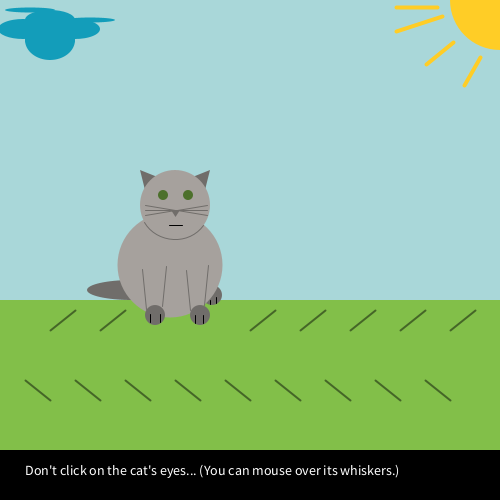
Frame 1 (no input)
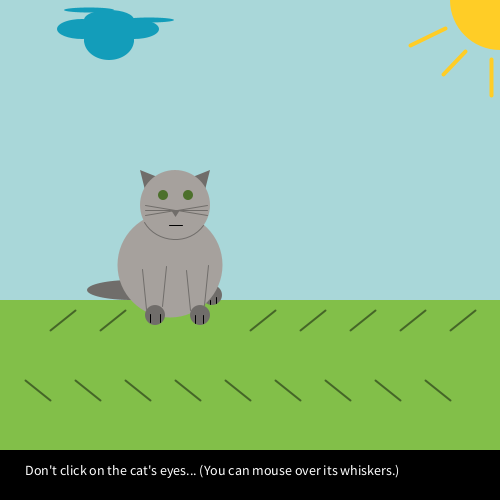
Frame 60 (the mouse pressed at the canvas centre just before this capture)
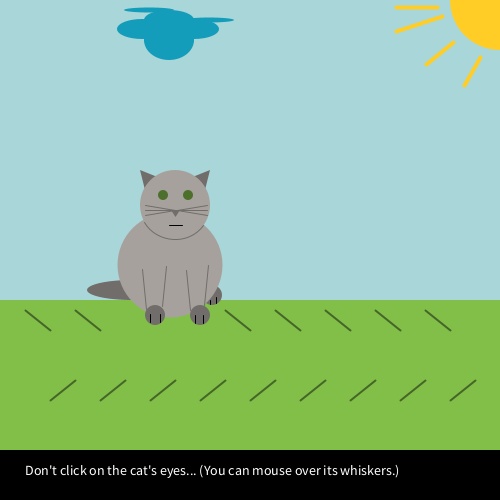
Frame 120 (the mouse held since frame 60 and released just before this capture)

The Processing sketch that drew these frames (run headless with seeded random() and noise(); from frame 60 on, the mouse is pressed at the canvas centre):

// Processing sketch: processing_182691
// ── processing_182691.pde

int cloudX1 = 23, cloudX2 = 75, cloudX3 = 50, cloudX4 = 50, cloudX5 = 50, cloudX6 = 90, cloudX7 = 30;

int grassX11 = 25, grassX12 = 75, grassX13 = 125, grassX14 = 175, grassX15 = 225, grassX16 = 275, grassX17 = 325, grassX18 = 375, grassX19 = 425;
int grassX21 = 75, grassX22 = 125, grassX23 = 175, grassX24 = 225, grassX25 = 275, grassX26 = 325, grassX27 = 375, grassX28 = 425, grassX29 = 475;

int rand;

int switchVar = 0;

void setup() { 
  size(500, 500);
  frameRate(4); 
}

void draw() {
  
  background(#A9D7D9);
  
  // cloud
  noStroke();
  fill(#139DBA);
  ellipse(cloudX1, 29, 50, 20);
  ellipse(cloudX2, 29, 50, 20);
  ellipse(cloudX3, 40, 50, 20);
  ellipse(cloudX4, 40, 50, 40);
  ellipse(cloudX5, 20, 50, 20);
  ellipse(cloudX6, 20, 50, 5);
  ellipse(cloudX7, 10, 50, 5);
  if (cloudX1 < 500) {
  cloudX1 += 1;
  cloudX2 += 1;
  cloudX3 += 1;
  cloudX4 += 1;
  cloudX5 += 1;
  cloudX6 += 1;
  cloudX7 += 1;
  }
  else {
    cloudX1 = 23;
    cloudX2 = 75;
    cloudX3 = 50;
    cloudX4 = 50;
    cloudX5 = 50;
    cloudX6 = 90;
    cloudX7 = 30;
  }
    
  // grass
  noStroke();
  fill(#82BF49);
  rect(0, 300, 500, 200);
  stroke(#456627);
  strokeWeight(2);
  rand = floor(random(2));
  switch(rand) {
    case 0:
      line(50, 400, grassX21, 380);
      line(100, 400, grassX22, 380);
      line(150, 400, grassX23, 380);
      line(200, 400, grassX24, 380);
      line(250, 400, grassX25, 380);
      line(300, 400, grassX26, 380);
      line(350, 400, grassX27, 380);
      line(400, 400, grassX28, 380);
      line(450, 400, grassX29, 380);
      line(50, 330, grassX11, 310);
      line(100, 330, grassX12, 310);
      line(250, 330, grassX15, 310);
      line(300, 330, grassX16, 310);
      line(350, 330, grassX17, 310);
      line(400, 330, grassX18, 310);
      line(450, 330, grassX19, 310);
    break;
    case 1:
      line(50, 400, grassX11, 380);
      line(100, 400, grassX12, 380);
      line(150, 400, grassX13, 380);
      line(200, 400, grassX14, 380);
      line(250, 400, grassX15, 380);
      line(300, 400, grassX16, 380);
      line(350, 400, grassX17, 380);
      line(400, 400, grassX18, 380);
      line(450, 400, grassX19, 380);
      line(50, 330, grassX21, 310);
      line(100, 330, grassX22, 310);
      line(250, 330, grassX25, 310);
      line(300, 330, grassX26, 310);
      line(350, 330, grassX27, 310);
      line(400, 330, grassX28, 310);
      line(450, 330, grassX29, 310);
    break;
  }

  // sun
  noStroke();
  fill(#FFCD26);
  arc(500, 0, 100, 100, PI/2, PI);
  stroke(#FFCD26);
  strokeWeight(4);
  rand = floor(random(2));
  switch(rand) {
    case 0:
      line(437, 7, 396, 7);
      line(442, 16, 396, 31);
      line(453, 42, 426, 64);
      line(480, 57, 464, 85);
      break;
    case 1:
      line(445, 28, 410, 45);
      line(465, 51, 443, 74);
      line(491, 59, 491, 95);
      break;
  }
  
  // cat
    // left back paw
    noStroke();
    fill(#706D6A);
    ellipse(212, 295, 20, 20);
    stroke(0);
    strokeWeight(1);
    line(210, 304, 210, 300);
    line(216, 303, 216, 297);
    
    // tail
    noStroke();
    fill(#706D6A);
    ellipse(132, 290, 90, 20);
    
    // body
    noStroke();
    fill(#A6A19D);
    ellipse(170, 265, 105, 105);
    
    // ears 
    noStroke();
    fill(#706D6A);
    triangle(145, 190, 140, 170, 165, 180);
    triangle(205, 190, 210, 170, 185, 180);
    
    // head
    noStroke();
    fill(#A6A19D);
    ellipse(175, 205, 70, 70);
    stroke(#706D6A);
    strokeWeight(1);
    arc(175, 205, 70, 70, PI/5, PI * 5/6);
    
    // eyes
    noStroke();
    fill(#4C702B);
    ellipse(163, 195, 10, 10);
    ellipse(188, 195, 10, 10);
    if (pow(mouseX - 163, 2) + pow(mouseY - 195, 2) == 100) {
      mouseClicked();
    }
    else if (pow(mouseX - 188, 2) + pow(mouseY - 195, 2) == 100) {
      mouseClicked();
    }
    
    // nose
    noStroke();
    fill(#706D6A);
    triangle(175.5, 217, 171, 210, 180, 210);
    
    // whiskers
    stroke(#706D6A);
    strokeWeight(1);
    if (mouseX >= 145 && mouseX <= 175 && mouseY >= 205 && mouseY <= 210) {
      line(175, 210, 145, 200);     
      line(175, 210, 145, 210);
      line(175, 210, 145, 215);
      line(177, 210, 207, 205);
      line(177, 210, 207, 210);
      line(177, 210, 207, 215);
    }
    else if (mouseX >= 145 && mouseX <= 175 && mouseY == 210) {
      line(175, 210, 145, 205);     
      line(175, 210, 145, 215);
      line(175, 210, 145, 215);
      line(177, 210, 207, 205);
      line(177, 210, 207, 210);
      line(177, 210, 207, 215);
    }
    else if (mouseX >= 145 && mouseX <= 175 && mouseY >= 210 && mouseY <= 215) {
      line(175, 210, 145, 205);     
      line(175, 210, 145, 210);
      line(175, 210, 145, 220);
      line(177, 210, 207, 205);
      line(177, 210, 207, 210);
      line(177, 210, 207, 215);
    }
    else if (mouseX >= 177 && mouseX <= 207 && mouseY >= 205 && mouseY <= 210) {
      line(175, 210, 145, 205);     
      line(175, 210, 145, 210);
      line(175, 210, 145, 215);
      line(177, 210, 207, 200);
      line(177, 210, 207, 210);
      line(177, 210, 207, 215);
    }
    else if (mouseX >= 177 && mouseX <= 207 && mouseY == 210) {
      line(175, 210, 145, 205);     
      line(175, 210, 145, 210);
      line(175, 210, 145, 215);
      line(177, 210, 207, 205);
      line(177, 210, 207, 215);
      line(177, 210, 207, 215);
    }     
    else if (mouseX >= 177 && mouseX <= 207 && mouseY >= 210 && mouseY <= 215) {
      line(175, 210, 145, 205);     
      line(175, 210, 145, 210);
      line(175, 210, 145, 215);
      line(177, 210, 207, 205);
      line(177, 210, 207, 210);
      line(177, 210, 207, 220);
    } 
    else {
      line(175, 210, 145, 205);     
      line(175, 210, 145, 210);
      line(175, 210, 145, 215);
      line(177, 210, 207, 205);
      line(177, 210, 207, 210);
      line(177, 210, 207, 215);
    }
    
    // mouth
    stroke(0);
    strokeWeight(1);
    line(169, 225, 182, 225);
  
    // left front paw
    noStroke();
    fill(#706D6A);
    ellipse(200, 315, 20, 20);
    stroke(0);
    strokeWeight(1);
    line(195, 323, 195, 315);
    line(203, 323, 203, 315);
    stroke(#706D6A);
    strokeWeight(1);
    line(190, 310, 186, 270);
    line(204, 305, 208, 265);
    
    // right front paw
    noStroke();
    fill(#706D6A);
    ellipse(155, 315, 20, 20);
    stroke(0);
    strokeWeight(1);
    line(150, 322, 150, 314);
    line(160, 322, 160, 314);
    stroke(#706D6A);
    line(146, 309, 142, 269);
    line(162, 306, 166, 266);
    
    // text
    noStroke();
    fill(0);
    rect(0, 450, 500, 50);
    fill(255);
    textSize(14);
    text("Don't click on the cat's eyes... (You can mouse over its whiskers.)", 25, 475);
    
    switch(switchVar) {
      case 0:
        break;
      case 1:
        background(#8E0B07);
        fill(255);
        textSize(40);
        text("Told ya.", 165, 250);
        break;
    }
    
}

void mouseClicked() {
  background(#8E0B07);
  switchVar = 1;
  draw();
}
